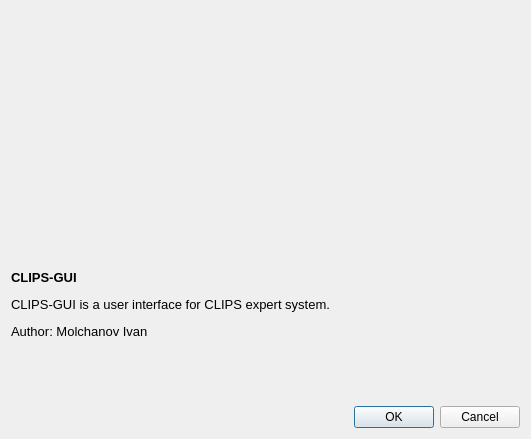
<?xml version="1.0" encoding="UTF-8"?>
<ui version="4.0">
 <class>aboutDialog</class>
 <widget class="QDialog" name="aboutDialog">
  <property name="geometry">
   <rect>
    <x>0</x>
    <y>0</y>
    <width>531</width>
    <height>439</height>
   </rect>
  </property>
  <property name="windowTitle">
   <string>About Programm</string>
  </property>
  <layout class="QVBoxLayout" name="verticalLayout_2">
   <item>
    <layout class="QVBoxLayout" name="verticalLayout">
     <item>
      <widget class="QLabel" name="label">
       <property name="text">
        <string>&lt;html&gt;&lt;head/&gt;&lt;body&gt;&lt;p&gt;&lt;img src=&quot;:/images/images/logo.png&quot;/&gt;&lt;/p&gt;&lt;/body&gt;&lt;/html&gt;</string>
       </property>
      </widget>
     </item>
     <item>
      <widget class="QLabel" name="label_2">
       <property name="text">
        <string>&lt;html&gt;&lt;head/&gt;&lt;body&gt;&lt;p&gt;&lt;span style=&quot; font-size:10pt; font-weight:600;&quot;&gt;CLIPS-GUI&lt;/span&gt;&lt;/p&gt;&lt;p&gt;&lt;span style=&quot; font-size:10pt;&quot;&gt;CLIPS-GUI is a user interface for CLIPS expert system. &lt;/span&gt;&lt;/p&gt;&lt;p&gt;&lt;span style=&quot; font-size:10pt;&quot;&gt;Author: Molchanov Ivan&lt;/span&gt;&lt;/p&gt;&lt;/body&gt;&lt;/html&gt;</string>
       </property>
      </widget>
     </item>
     <item>
      <widget class="QDialogButtonBox" name="buttonBox">
       <property name="orientation">
        <enum>Qt::Horizontal</enum>
       </property>
       <property name="standardButtons">
        <set>QDialogButtonBox::Cancel|QDialogButtonBox::Ok</set>
       </property>
      </widget>
     </item>
    </layout>
   </item>
  </layout>
 </widget>
 <resources/>
 <connections>
  <connection>
   <sender>buttonBox</sender>
   <signal>accepted()</signal>
   <receiver>aboutDialog</receiver>
   <slot>accept()</slot>
   <hints>
    <hint type="sourcelabel">
     <x>248</x>
     <y>254</y>
    </hint>
    <hint type="destinationlabel">
     <x>157</x>
     <y>274</y>
    </hint>
   </hints>
  </connection>
  <connection>
   <sender>buttonBox</sender>
   <signal>rejected()</signal>
   <receiver>aboutDialog</receiver>
   <slot>reject()</slot>
   <hints>
    <hint type="sourcelabel">
     <x>316</x>
     <y>260</y>
    </hint>
    <hint type="destinationlabel">
     <x>286</x>
     <y>274</y>
    </hint>
   </hints>
  </connection>
 </connections>
</ui>
